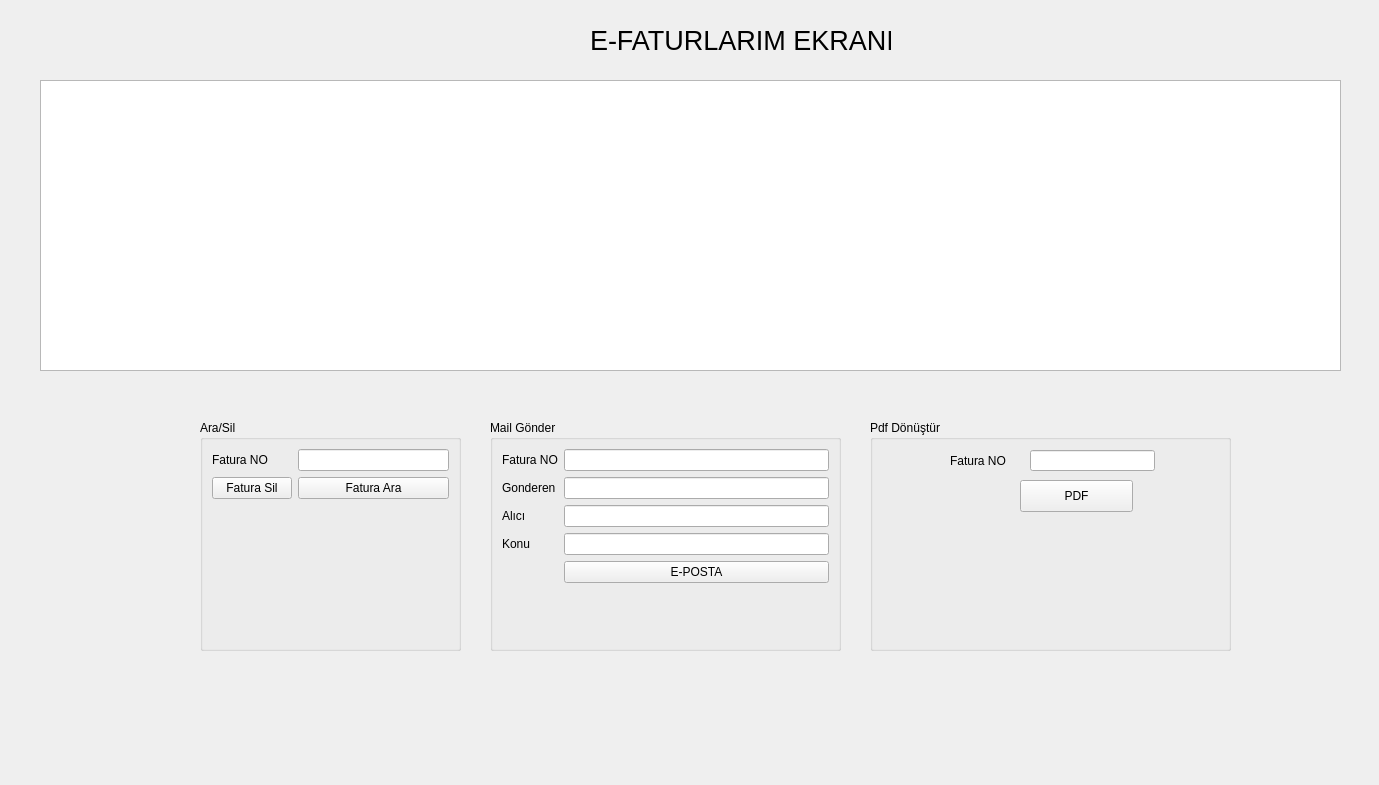
<?xml version="1.0" encoding="UTF-8"?>
<ui version="4.0">
 <class>Form</class>
 <widget class="QWidget" name="Form">
  <property name="geometry">
   <rect>
    <x>0</x>
    <y>0</y>
    <width>1379</width>
    <height>785</height>
   </rect>
  </property>
  <property name="windowTitle">
   <string>FATURALARIM</string>
  </property>
  <widget class="QTableWidget" name="FaturaTablosu">
   <property name="geometry">
    <rect>
     <x>40</x>
     <y>80</y>
     <width>1301</width>
     <height>291</height>
    </rect>
   </property>
  </widget>
  <widget class="QLabel" name="label">
   <property name="geometry">
    <rect>
     <x>590</x>
     <y>20</y>
     <width>301</width>
     <height>41</height>
    </rect>
   </property>
   <property name="font">
    <font>
     <pointsize>20</pointsize>
    </font>
   </property>
   <property name="text">
    <string>E-FATURLARIM EKRANI</string>
   </property>
  </widget>
  <widget class="QGroupBox" name="groupBox">
   <property name="geometry">
    <rect>
     <x>870</x>
     <y>420</y>
     <width>361</width>
     <height>231</height>
    </rect>
   </property>
   <property name="title">
    <string>Pdf Dönüştür</string>
   </property>
   <widget class="QLabel" name="label_2">
    <property name="geometry">
     <rect>
      <x>80</x>
      <y>30</y>
      <width>62</width>
      <height>21</height>
     </rect>
    </property>
    <property name="text">
     <string>Fatura NO</string>
    </property>
   </widget>
   <widget class="QLineEdit" name="txtFaturaID">
    <property name="geometry">
     <rect>
      <x>160</x>
      <y>30</y>
      <width>125</width>
      <height>21</height>
     </rect>
    </property>
   </widget>
   <widget class="QPushButton" name="btnPdf">
    <property name="geometry">
     <rect>
      <x>150</x>
      <y>60</y>
      <width>113</width>
      <height>32</height>
     </rect>
    </property>
    <property name="text">
     <string>PDF</string>
    </property>
   </widget>
  </widget>
  <widget class="QGroupBox" name="groupBox_2">
   <property name="geometry">
    <rect>
     <x>490</x>
     <y>420</y>
     <width>351</width>
     <height>231</height>
    </rect>
   </property>
   <property name="title">
    <string>Mail Gönder</string>
   </property>
   <layout class="QFormLayout" name="formLayout_2">
    <item row="1" column="0">
     <widget class="QLabel" name="lblgonderen">
      <property name="text">
       <string>Gonderen</string>
      </property>
     </widget>
    </item>
    <item row="1" column="1">
     <widget class="QLineEdit" name="txtGonderen"/>
    </item>
    <item row="5" column="1">
     <widget class="QLineEdit" name="txtKonu"/>
    </item>
    <item row="3" column="0">
     <widget class="QLabel" name="label_3">
      <property name="text">
       <string>Alıcı</string>
      </property>
     </widget>
    </item>
    <item row="3" column="1">
     <widget class="QLineEdit" name="txtAlici"/>
    </item>
    <item row="5" column="0">
     <widget class="QLabel" name="label_4">
      <property name="text">
       <string>Konu</string>
      </property>
     </widget>
    </item>
    <item row="6" column="1">
     <widget class="QPushButton" name="btn_eposta">
      <property name="text">
       <string>E-POSTA</string>
      </property>
     </widget>
    </item>
    <item row="0" column="1">
     <widget class="QLineEdit" name="txtFaturaIDEposta"/>
    </item>
    <item row="0" column="0">
     <widget class="QLabel" name="lblgonderen_2">
      <property name="text">
       <string>Fatura NO</string>
      </property>
     </widget>
    </item>
   </layout>
  </widget>
  <widget class="QGroupBox" name="groupBox_3">
   <property name="geometry">
    <rect>
     <x>200</x>
     <y>420</y>
     <width>261</width>
     <height>231</height>
    </rect>
   </property>
   <property name="title">
    <string>Ara/Sil</string>
   </property>
   <layout class="QFormLayout" name="formLayout">
    <item row="1" column="1">
     <widget class="QLineEdit" name="txtFaturAraSil"/>
    </item>
    <item row="1" column="0">
     <widget class="QLabel" name="label_5">
      <property name="text">
       <string>Fatura NO</string>
      </property>
     </widget>
    </item>
    <item row="3" column="1">
     <widget class="QPushButton" name="btnAra">
      <property name="text">
       <string>Fatura Ara</string>
      </property>
     </widget>
    </item>
    <item row="3" column="0">
     <widget class="QPushButton" name="btn_faturasil">
      <property name="text">
       <string>Fatura Sil</string>
      </property>
     </widget>
    </item>
   </layout>
  </widget>
 </widget>
 <resources/>
 <connections/>
</ui>
